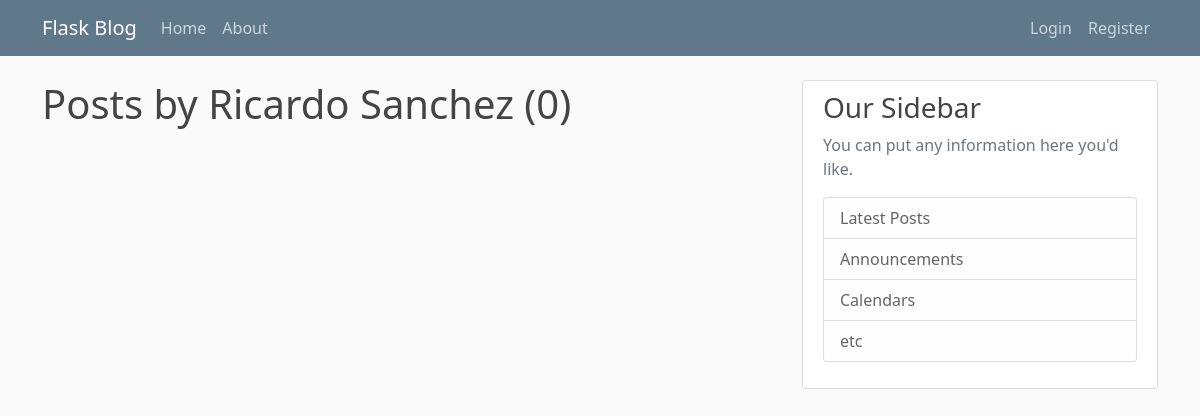
Page /user/Ricardo Sanchez on the earlier database version.
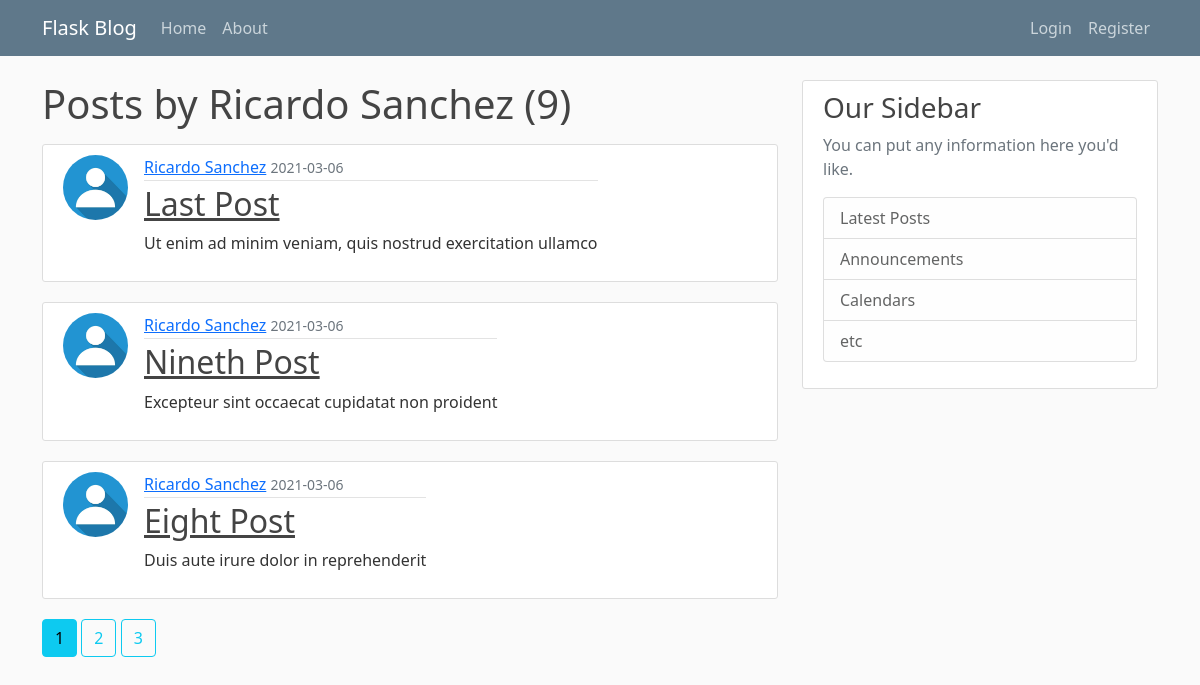
Same page on the later database version.
### flaskblog/models.py (models this page shows, shortened)
class User(db.Model, UserMixin):
    id = db.Column(db.Integer, primary_key=True)
    username = db.Column(db.String(20), unique=True, nullable=False)
    email = db.Column(db.String(120), unique=True, nullable=False)
    image_file = db.Column(db.String(20), nullable=False, default="default.jpg")
    password = db.Column(db.String(60), nullable=False)
    posts = db.relationship("Post", backref="author", lazy=True)

class Post(db.Model):
    id = db.Column(db.Integer, primary_key=True)
    title = db.Column(db.String(100), nullable=False)
    date_posted = db.Column(db.DateTime, nullable=False, default=datetime.utcnow)
    content = db.Column(db.Text, nullable=False)
    user_id = db.Column(db.Integer, db.ForeignKey("user.id"), nullable=False)

### flaskblog/users/routes.py (the view)
@users.route("/user/<string:username>")
def user_posts(username):
    page = request.args.get("page", 1, type=int)
    user = User.query.filter_by(username=username).first_or_404()
    posts = (
        Post.query.filter_by(author=user)
        .order_by(Post.date_posted.desc())
        .paginate(page=page, per_page=3)
    )
    return render_template("user_posts.html", posts=posts, user=user)

### flaskblog/templates/user_posts.html
{% extends 'layout.html' %}
{% block content %}
    <h1 class="mb-3">Posts by {{ user.username }} ({{ posts.total }})</h1>
    {% for post in posts.items %}
    <article class="media content-section d-flex">
        <img src="{{ url_for('static', filename='profile_pics/'+post.author.image_file) }}" alt="Authos Thumbnail Image" class="rounded-circle article-img">
        <div class="media-body">
            <div class="article-metadata">
            <a class="mr-2" href="{{ url_for('users.user_posts', username=post.author.username) }}">{{ post.author.username }}</a>
            <small class="text-muted">{{ post.date_posted.strftime('%Y-%m-%d') }}</small>
            </div>
            <h2><a class="article-title" href="{{ url_for('posts.post', post_id=post.id) }}">{{ post.title }}</a></h2>
            <p class="article-content">{{ post.content }}</p>
        </div>
    </article>
    {% endfor %}
    {% for page_num in posts.iter_pages(left_edge=1, right_edge=1, left_current=1, right_current=2) %}
        {% if page_num %}
            {% if posts.page == page_num %}
                <a class="btn btn-info mb-4" href="{{ url_for('users.user_posts', username=user.username, page=page_num) }}">{{ page_num }}</a>
            {% else %}
                <a class="btn btn-outline-info mb-4" href="{{ url_for('users.user_posts', username=user.username, page=page_num) }}">{{ page_num }}</a>
            {% endif %}
        {% else %}
            ...
        {% endif %}
    {% endfor %}
{% endblock content %}

### flaskblog/templates/layout.html (shortened to what this page needs)
<!DOCTYPE html>
<html lang="en">
<head>
    <link href="https://cdn.jsdelivr.net/npm/bootstrap@5.0.0-beta2/dist/css/bootstrap.min.css" rel="stylesheet">
    <link href="{{ url_for('static', filename='main.css') }}" rel="stylesheet" type="text/css">
</head>
<body>
    <header class="site-header">
        <nav class="navbar navbar-expand-md navbar-dark bg-steel fixed-top">
        <div class="container">
            <a class="navbar-brand mr-4" href="/">Flask Blog</a>
            <div class="collapse navbar-collapse justify-content-between" id="navbarToggle">
            <div class="navbar-nav mr-auto">
                <a class="nav-item nav-link" href="{{ url_for('main.home') }}">Home</a>
                <a class="nav-item nav-link" href="{{ url_for('main.about') }}">About</a>
            </div>
            <div class="navbar-nav">
                {% if current_user.is_authenticated %}
                    <a class="nav-item nav-link" href="{{ url_for('posts.new_post') }}">New Post</a>
                    <a class="nav-item nav-link" href="{{ url_for('users.account') }}">Account</a>
                    <a class="nav-item nav-link" href="{{ url_for('users.logout') }}">Logout</a>
                {% else %}
                    <a class="nav-item nav-link" href="{{ url_for('users.login') }}">Login</a>
                    <a class="nav-item nav-link" href="{{ url_for('users.register') }}">Register</a>
                {% endif %}
            </div>
            </div>
        </div>
        </nav>
    </header>
    <main role="main" class="container">
        <div class="row">
            <div class="col-md-8">
            {% block content %}{% endblock %}
            </div>
            <div class="col-md-4">
            <div class="content-section">
                <h3>Our Sidebar</h3>
                <p class='text-muted'>You can put any information here you'd like.
                <ul class="list-group">
                    <li class="list-group-item list-group-item-light">Latest Posts</li>
                    <li class="list-group-item list-group-item-light">Announcements</li>
                    <li class="list-group-item list-group-item-light">Calendars</li>
                    <li class="list-group-item list-group-item-light">etc</li>
                </ul>
                </p>
            </div>
            </div>
        </div>
    </main>
</body>
</html>

### flaskblog/static/main.css (style rules this page uses)
body { background: #fafafa; color: #333333; margin-top: 5rem; }
h1, h2, h3, h4, h5, h6 { color: #444444; }
.bg-steel { background-color: #5f788a; }
.site-header .navbar-nav .nav-link { color: #cbd5db; }
.content-section { background: #ffffff; padding: 10px 20px; border: 1px solid #dddddd; border-radius: 3px; margin-bottom: 20px; }
.article-title { color: #444444; }
.article-content { white-space: pre-line; }
.article-img { height: 65px; width: 65px; margin-right: 16px; }
.article-metadata { padding-bottom: 1px; margin-bottom: 4px; border-bottom: 1px solid #e3e3e3 }

Differences in the rows shown:
added Post: image_file (placeholder picture), author.username "Ricardo Sanchez", date_posted "2021-03-06", title "Last Post", content "Ut enim ad minim veniam, quis nostrud exercitation ullamco"
added Post: image_file (placeholder picture), author.username "Ricardo Sanchez", date_posted "2021-03-06", title "Nineth Post", content "Excepteur sint occaecat cupidatat non proident"
added Post: image_file (placeholder picture), author.username "Ricardo Sanchez", date_posted "2021-03-06", title "Eight Post", content "Duis aute irure dolor in reprehenderit"
Other differences:
{{ posts.total }}: "0" → "9"
new list line: "1"
new list line: "2"
new list line: "3"
